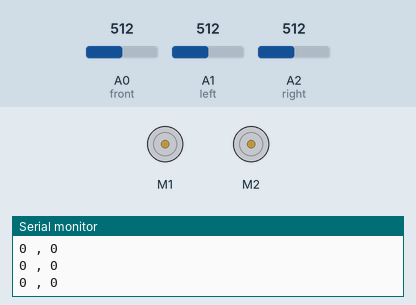
This sketch was run on a simulated Arduino Uno, built with avr-gcc and run on an emulated ATmega328P. Parts: 2 × DC motor (green arrow = forward, orange = backward, longer = faster), the last lines printed to the serial monitor. The test bench sets the inputs (shaded band); at power-on: A0 (front) = 512, A1 (left) = 512, A2 (right) = 512.

Above: at 1.2 s.
1.3 s: A0 (front) set to 535
4.3 s: A0 (front) set to 569
At 5.4 s:
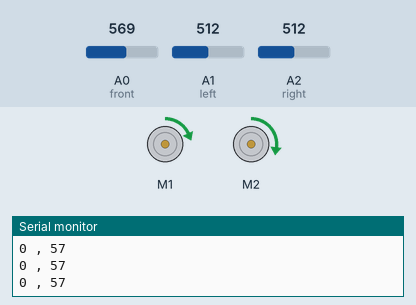
5.8 s: A1 (left) set to 619
7.3 s: A1 (left) set to 641
At 8.5 s:
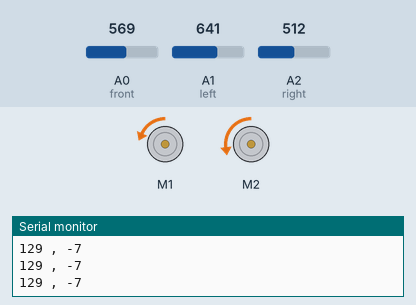
8.8 s: A2 (right) set to 624
11.8 s: A2 (right) set to 650
At 12.3 s:
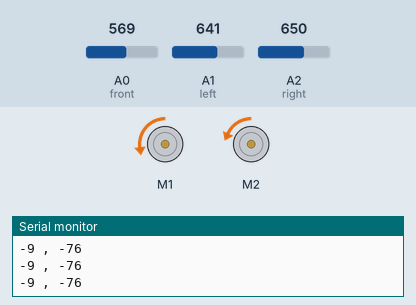
Timing chart, 0 to 14.3 s (numbered marks = the images above; inputs shaded):
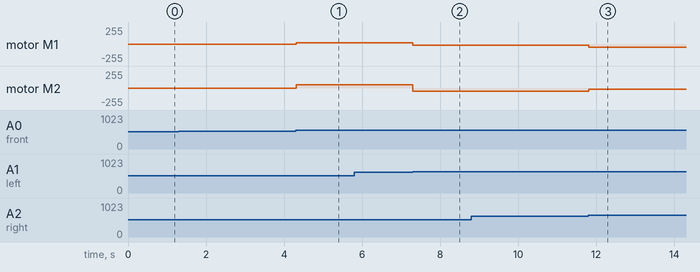

The sketch:

lightdrivetest.ino
```cpp
const int front = A0;
const int left = A1;
const int right = A2;
int x = 0;
int y = 0;

const int threshold = 40;
const int dspeed = 50;

#include <Wire.h>
#include <Adafruit_MotorShield.h>
#include "utility/Adafruit_MS_PWMServoDriver.h"
//includes the motorshielf required libraies
Adafruit_MotorShield AFMS = Adafruit_MotorShield();
//Creates the motrshield object


Adafruit_DCMotor *leftMotor = AFMS.getMotor(1);
Adafruit_DCMotor *rightMotor = AFMS.getMotor(2);
//Creates motor objects, parameter is the port it is connected to (M1 = 1, M2 = 2, M3 = 3, M4 = 4)


void setup() {
  // put your setup code here, to run once:
   AFMS.begin();
  leftMotor->setSpeed(50);
  rightMotor->setSpeed(50);
  Serial.begin(9600);
}

void loop() {
  // put your main code here, to run repeatedly:
  y = analogRead(front) - (analogRead(left) + analogRead(right))/2;
  x = analogRead(left) - analogRead(right);
  //positive y = forward, positive x = left
  if(x > threshold or y > threshold or x * -1 > threshold or y * -1 > threshold){
    if(x < 0){
      rightMotor->setSpeed(dspeed / 3);
      leftMotor->setSpeed(dspeed);
    } else {
      rightMotor->setSpeed(dspeed);
      leftMotor->setSpeed(dspeed / 3);
    }

    if(y > 0){
      leftMotor->run(FORWARD);
      rightMotor->run(FORWARD);
    } else {
      leftMotor->run(BACKWARD);
      rightMotor->run(BACKWARD);
    }
  } else {
    leftMotor->run(RELEASE);
    rightMotor->run(RELEASE);
  }
  Serial.print(x);
  Serial.print(" , ");
  Serial.println(y);
}
```

Measured:
- the behaviour switches between 552 and 553 on A0 (front) (found by bisection; images 0 and 1)
- the behaviour switches between 625 and 626 on A1 (left) (found by bisection; images 1 and 2)
- after the input at 4.3 s, motor M1: stopped → forward 16/255 at once; motor M2: stopped → forward 50/255 at once
- after the input at 7.3 s, motor M1: forward 16/255 → backward 16/255 at once; motor M2: forward 50/255 → backward 50/255 at once
- after the input at 11.8 s, motor M1: backward 16/255 → backward 50/255 at once; motor M2: backward 50/255 → backward 16/255 at once
